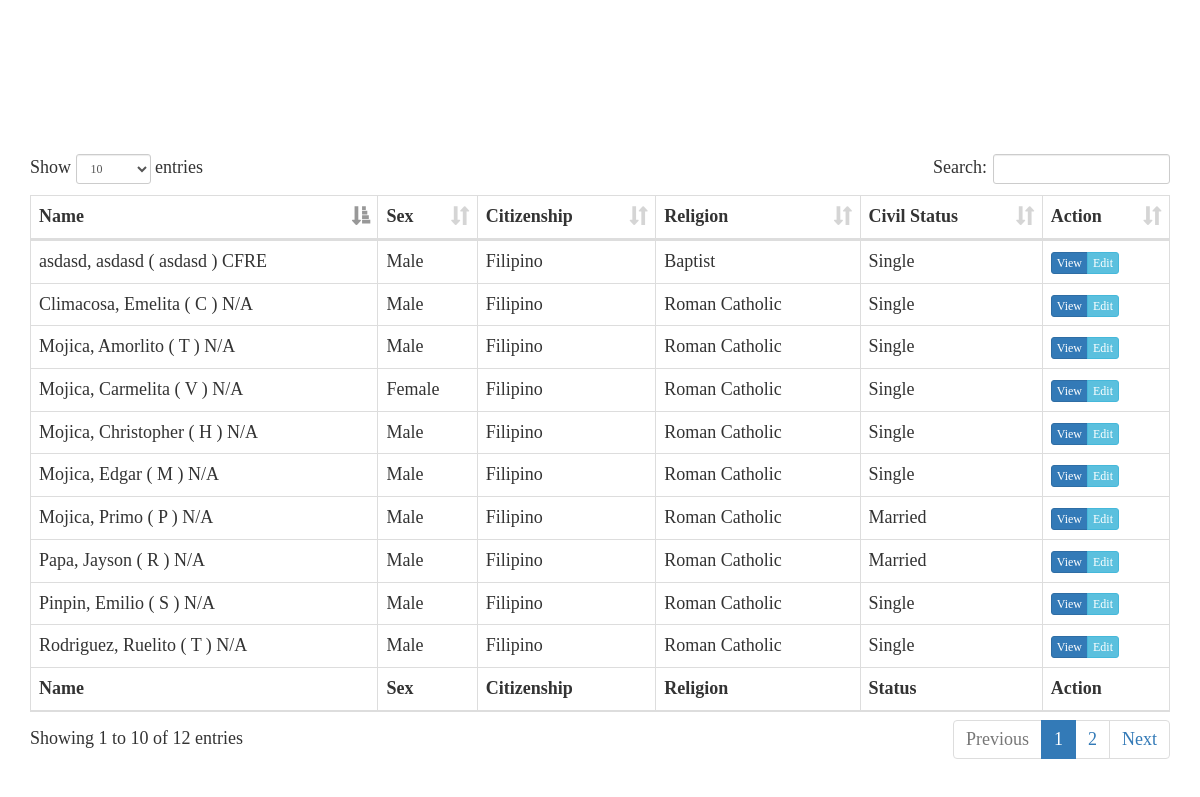
The page /Resident_Profiling/resident.php (signed in) on the database its author committed.
### tables this page shows
CREATE TABLE `resident_detail` (
  `res_ID` int(11) UNSIGNED NOT NULL COMMENT 'Primary Key',
  `res_Img` longblob,
  `res_fName` varchar(50) DEFAULT NULL,
  `res_mName` varchar(50) DEFAULT NULL,
  `res_lName` varchar(50) DEFAULT NULL,
  `position_ID` int(11) UNSIGNED DEFAULT NULL,
  `suffix_ID` int(11) UNSIGNED DEFAULT NULL COMMENT 'e.g. Jr., II',
  `res_Bday` date DEFAULT NULL,
  `marital_ID` int(11) UNSIGNED DEFAULT NULL,
  `country_ID` int(11) UNSIGNED DEFAULT NULL,
  `gender_ID` int(11) UNSIGNED DEFAULT NULL,
  `religion_ID` int(11) UNSIGNED DEFAULT NULL,
  `occupation_ID` int(11) UNSIGNED DEFAULT NULL,
  `occuStat_ID` int(11) UNSIGNED DEFAULT NULL,
  `res_Date_Record` timestamp NOT NULL DEFAULT CURRENT_TIMESTAMP ON UPDATE CURRENT_TIMESTAMP,
  `occupant_ID` int(11) UNSIGNED DEFAULT NULL,
  `res_Height` int(20) DEFAULT NULL,
  `res_Weight` int(20) DEFAULT NULL,
  `Status` varchar(255) NOT NULL
);

CREATE TABLE `ref_suffixname` (
  `suffix_ID` int(11) UNSIGNED NOT NULL COMMENT 'Primary Key',
  `suffix` varchar(10) DEFAULT NULL COMMENT 'suffix name position on the last name ',
  `suffix_Name` varchar(50) DEFAULT NULL COMMENT 'suffix description'
);

CREATE TABLE `ref_gender` (
  `gender_ID` int(11) UNSIGNED NOT NULL COMMENT 'Primary Key',
  `gender_Name` varchar(8) DEFAULT NULL
);

CREATE TABLE `ref_country` (
  `country_ID` int(11) UNSIGNED NOT NULL COMMENT 'Primary Key',
  `country_iso` char(2) NOT NULL,
  `country_name` varchar(80) NOT NULL,
  `country_iso3` char(3) DEFAULT NULL,
  `country_numcode` smallint(6) DEFAULT NULL,
  `country_phonecode` int(5) DEFAULT NULL,
  `country_nationality` varchar(80) DEFAULT NULL,
  `country_citizenship` varchar(80) DEFAULT NULL
);

CREATE TABLE `ref_religion` (
  `religion_ID` int(11) UNSIGNED NOT NULL COMMENT 'Primary Key',
  `religion_Name` varchar(50) DEFAULT NULL COMMENT 'Religion Name'
);

CREATE TABLE `ref_marital_status` (
  `marital_ID` int(11) UNSIGNED NOT NULL COMMENT 'Primary Key',
  `marital_Name` varchar(50) DEFAULT NULL
);

### Resident_Profiling/resident.php (the view, shortened to what this page needs)
<!DOCTYPE html>
<html lang="en">
  <head>
    <link href="css/bootstrap.min.css" rel="stylesheet">
    <link href="css/css/mis.css" rel="stylesheet">
      <link href="vendor/css/dataTables.bootstrap.min.css" rel="stylesheet">
      </head>
  <body style="font-family: calibri; font-size: 18px; ">
<br>
<br>
<br>
    <br>
<br>
 <br> <?php
         $connect = mysqli_connect("localhost", "root", "", "bmis_db");
         $query ="SELECT rd.res_ID , rd.res_fName , rd.res_mName , rd.res_lName , sfx.suffix, rd.res_Bday , rms.marital_Name, rg.gender_Name, rr.religion_Name, rc.country_nationality, rc.country_citizenship, ro.occupation_Name, ros.occuStat_Name, rd.res_Date_Record FROM resident_detail rd LEFT JOIN ref_suffixname sfx ON rd.suffix_ID = sfx.suffix_ID LEFT JOIN ref_marital_status rms ON rd.marital_ID = rms.marital_ID LEFT JOIN ref_gender rg ON rd.gender_ID = rg.gender_ID LEFT JOIN ref_religion rr ON rd.religion_ID = rr.religion_ID LEFT JOIN ref_occupation ro ON rd.occupation_ID = ro.occupation_ID LEFT JOIN ref_occupation_status ros ON rd.occuStat_ID = ros.occuStat_ID LEFT JOIN ref_country rc ON rd.country_ID = rc.country_ID where rd.res_ID NOT IN (Select res_ID from resident_death) && rd.Status='Active'";
         $result = mysqli_query($connect, $query);
         ?>
      <div class="container">
         <div class="table-responsive">
            <table class="table table-bordered" id="mytable">
               <thead>
                  <tr>
                     <th scope="col-2">Name</th>
                     <th scope="col">Sex</th>
                     <th scope="col">Citizenship</th>
                     <th scope="col">Religion</th>
                     <th scope="col">Civil Status</th>
                     <th scope="col">Action</th>
                  </tr>
               </thead>
               <?php
                  while($row = mysqli_fetch_array($result))
                       {
                          ?>
               <tr>
                  <td><?php echo $row["res_lName"].", "?> <?php echo $row["res_fName"]?> <?php echo"( ". $row["res_mName"]." )"?> <?php echo $row["suffix"]?></td>
                  <td><?php echo $row["gender_Name"]?></td>
                  <td><?php echo $row["country_citizenship"]?></td>
                  <td><?php echo $row["religion_Name"]?></td>
                  <td><?php echo $row["marital_Name"]?></td>
                  <td>
                     <div class="btn-group">
                        <a href="profile-final.php?id=<?php echo $row['res_ID'] ?>" class="btn btn-primary btn-xs">View</a>
                       <?php if($_SESSION['position']!="Barangay Captain"){ echo '<a href="edit.php?id='.$row['res_ID'].'" class="btn btn-info btn-xs">Edit</a>';} ?>
                     </div>
                  </td>
               </tr>
               <?php
                  }
                  ?>
               <tfoot>
                  <tr>
                     <th scope="col-2">Name</th>
                     <th scope="col">Sex</th>
                     <th scope="col">Citizenship</th>
                     <th scope="col">Religion</th>
                     <th scope="col">Status</th>
                     <th scope="col">Action</th>
                  </tr>
               </tfoot>
            </table>
         </div>
      </div>
          <br>
<br>
  </body>
</html>

### rows shown on the page
resident_detail: res_lName "Mojica", res_fName "Amorlito", res_mName "T", suffix_ID.suffix "N/A", gender_ID.gender_Name "Male", country_ID.country_citizenship "Filipino", religion_ID.religion_Name "Roman Catholic", marital_ID.marital_Name "Single"
resident_detail: res_lName "Mojica", res_fName "Christopher", res_mName "H", suffix_ID.suffix "N/A", gender_ID.gender_Name "Male", country_ID.country_citizenship "Filipino", religion_ID.religion_Name "Roman Catholic", marital_ID.marital_Name "Single"
resident_detail: res_lName "Mojica", res_fName "Edgar", res_mName "M", suffix_ID.suffix "N/A", gender_ID.gender_Name "Male", country_ID.country_citizenship "Filipino", religion_ID.religion_Name "Roman Catholic", marital_ID.marital_Name "Single"
resident_detail: res_lName "Climacosa", res_fName "Emelita", res_mName "C", suffix_ID.suffix "N/A", gender_ID.gender_Name "Male", country_ID.country_citizenship "Filipino", religion_ID.religion_Name "Roman Catholic", marital_ID.marital_Name "Single"
resident_detail: res_lName "Pinpin", res_fName "Emilio", res_mName "S", suffix_ID.suffix "N/A", gender_ID.gender_Name "Male", country_ID.country_citizenship "Filipino", religion_ID.religion_Name "Roman Catholic", marital_ID.marital_Name "Single"
resident_detail: res_lName "Papa", res_fName "Jayson", res_mName "R", suffix_ID.suffix "N/A", gender_ID.gender_Name "Male", country_ID.country_citizenship "Filipino", religion_ID.religion_Name "Roman Catholic", marital_ID.marital_Name "Married"
resident_detail: res_lName "Mojica", res_fName "Primo", res_mName "P", suffix_ID.suffix "N/A", gender_ID.gender_Name "Male", country_ID.country_citizenship "Filipino", religion_ID.religion_Name "Roman Catholic", marital_ID.marital_Name "Married"
resident_detail: res_lName "Rodriguez", res_fName "Ruelito", res_mName "T", suffix_ID.suffix "N/A", gender_ID.gender_Name "Male", country_ID.country_citizenship "Filipino", religion_ID.religion_Name "Roman Catholic", marital_ID.marital_Name "Single"
resident_detail: res_lName "Mojica", res_fName "Carmelita", res_mName "V", suffix_ID.suffix "N/A", gender_ID.gender_Name "Female", country_ID.country_citizenship "Filipino", religion_ID.religion_Name "Roman Catholic", marital_ID.marital_Name "Single"
resident_detail: res_lName "asdasd", res_fName "asdasd", res_mName "asdasd", suffix_ID.suffix "CFRE", gender_ID.gender_Name "Male", country_ID.country_citizenship "Filipino", religion_ID.religion_Name "Baptist", marital_ID.marital_Name "Single"
